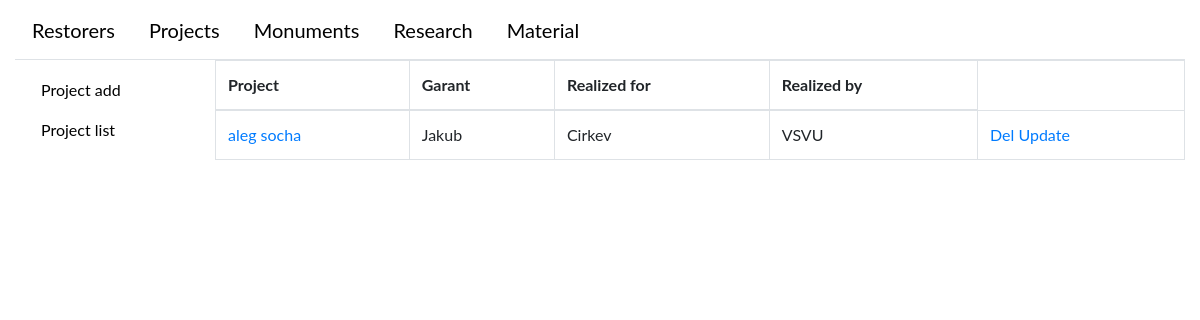
Page /project/list on the earlier database version.
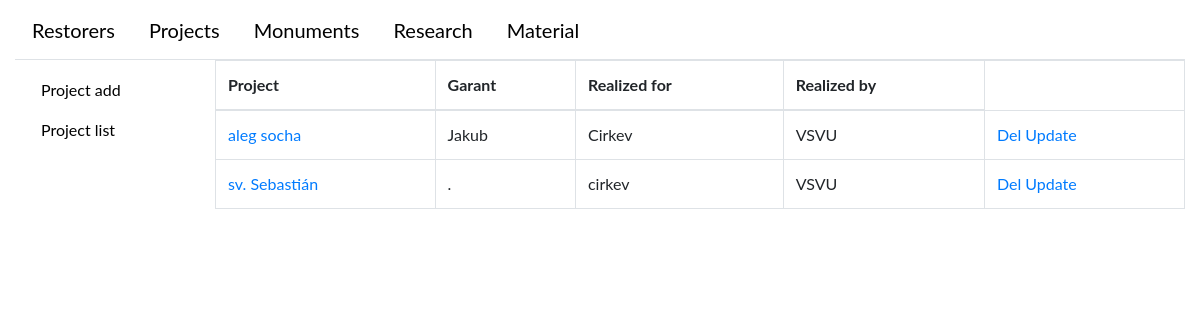
Same page on the later database version.
### catalogWeb/models.py (models this page shows)
class Project(models.Model):
    name = models.CharField(max_length=45)
    garant = models.CharField(max_length=45)
    description = models.CharField(max_length=200)
    realized_by = models.CharField(max_length=45)
    realized_for = models.CharField(max_length=45)
    restorerList = models.ManyToManyField(Restorer, blank=True)
    monument_list = models.ManyToManyField(Monument, blank=True, through=Monument2Project)
    def __str__(self):
        return '%s' % self.name

### catalogWeb/views/project.py (the view)
# urls.py: url(r'project/list', views.ProjectListView.as_view(), name='projectList'),
class ProjectListView(generic.ListView):
    model = Project
    template_name = 'catalogWeb/project/project_list.html'
    paginate_by = 10

### catalogWeb/templates/catalogWeb/project/project_list.html
{% extends "base_generic.html" %}
{% block sidebar %}
  <ul class="sidebar-nav">
    <li class="nav-item">
        <a class="nav-link" href="{% url 'projectCreate' %}">
            <span class="text-nowrap">Project add</span>
        </a>
    </li>
    <li class="nav-item">
        <a class="nav-link" href="{% url 'projectList' %}">
            <span class="text-nowrap">Project list</span>
        </a></li>
  </ul>
{% endblock sidebar%}
{% block content %}
    {% if project_list %}
<table class="table table-bordered">
    <thead >
        <th>Project</th>
        <th>Garant</th>
        <th>Realized for</th>
        <th>Realized by</th>
    </thead>
      {% for project in project_list %}
      <tr>
        <td>
            <a href="{% url 'projectDetail' project.id %}"> {{  project }}</a>
        </td>
        <td>
            {{  project.garant }}
        </td>
            <td>
            {{  project.realized_for }}
        </td>
            <td>
            {{  project.realized_by }}
        </td>
        <td>
          <a href="{% url 'projectDelete' project.id %}"> Del</a>
          <a href="{% url 'projectUpdate' project.id %}"> Update</a>
        </td>
      </tr>
      {% endfor %}
</table>
    {% else %}
      <p>No Project</p>
    {% endif %}
{% endblock %}

Differences in the rows shown:
added Project: name "sv. Sebastián", garant ".", realized_for "cirkev", realized_by "VSVU"
